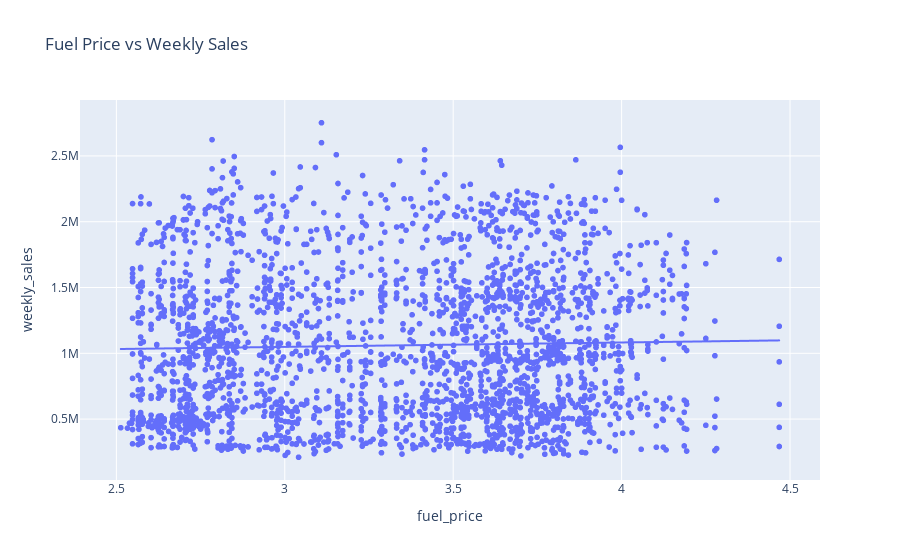

Notebook code cell kept with this figure:
### Code cell
# Fules Rpice Vs Weekly Sales
fig = px.scatter(df, x='fuel_price', y='weekly_sales',
                 title='Fuel Price vs Weekly Sales', trendline='ols')
fig.show()

### Figure 1 — Plotly figure (JSON) as saved in the notebook; plotly's stock layout.template omitted (floating-point values rounded to 4 significant figures; data arrays with more than 128 entries replaced by an {"elided": "..."} marker saying what was removed)
{"data": [{"hovertemplate": "fuel_price=%{x}<br>weekly_sales=%{y}<extra></extra>", "legendgroup": "", "marker": {"color": "#636efa", "symbol": "circle"}, "mode": "markers", "name": "", "showlegend": false, "type": "scattergl", "x": {"elided": "2565 float values"}, "xaxis": "x", "y": {"elided": "2565 float values"}, "yaxis": "y"}, {"hovertemplate": "<b>OLS trendline</b><br>weekly_sales = 33360.6 * fuel_price + 948795<br>R<sup>2</sup>=0.000765<br><br>fuel_price=%{x}<br>weekly_sales=%{y} <b>(trend)</b><extra></extra>", "legendgroup": "", "marker": {"color": "#636efa", "symbol": "circle"}, "mode": "lines", "name": "", "showlegend": false, "type": "scattergl", "x": {"elided": "2565 float values"}, "xaxis": "x", "y": {"elided": "2565 float values"}, "yaxis": "y"}], "layout": {"legend": {"tracegroupgap": 0}, "title": {"text": "Fuel Price vs Weekly Sales"}, "xaxis": {"anchor": "y", "domain": [0, 1], "title": {"text": "fuel_price"}}, "yaxis": {"anchor": "x", "domain": [0, 1], "title": {"text": "weekly_sales"}}}}
